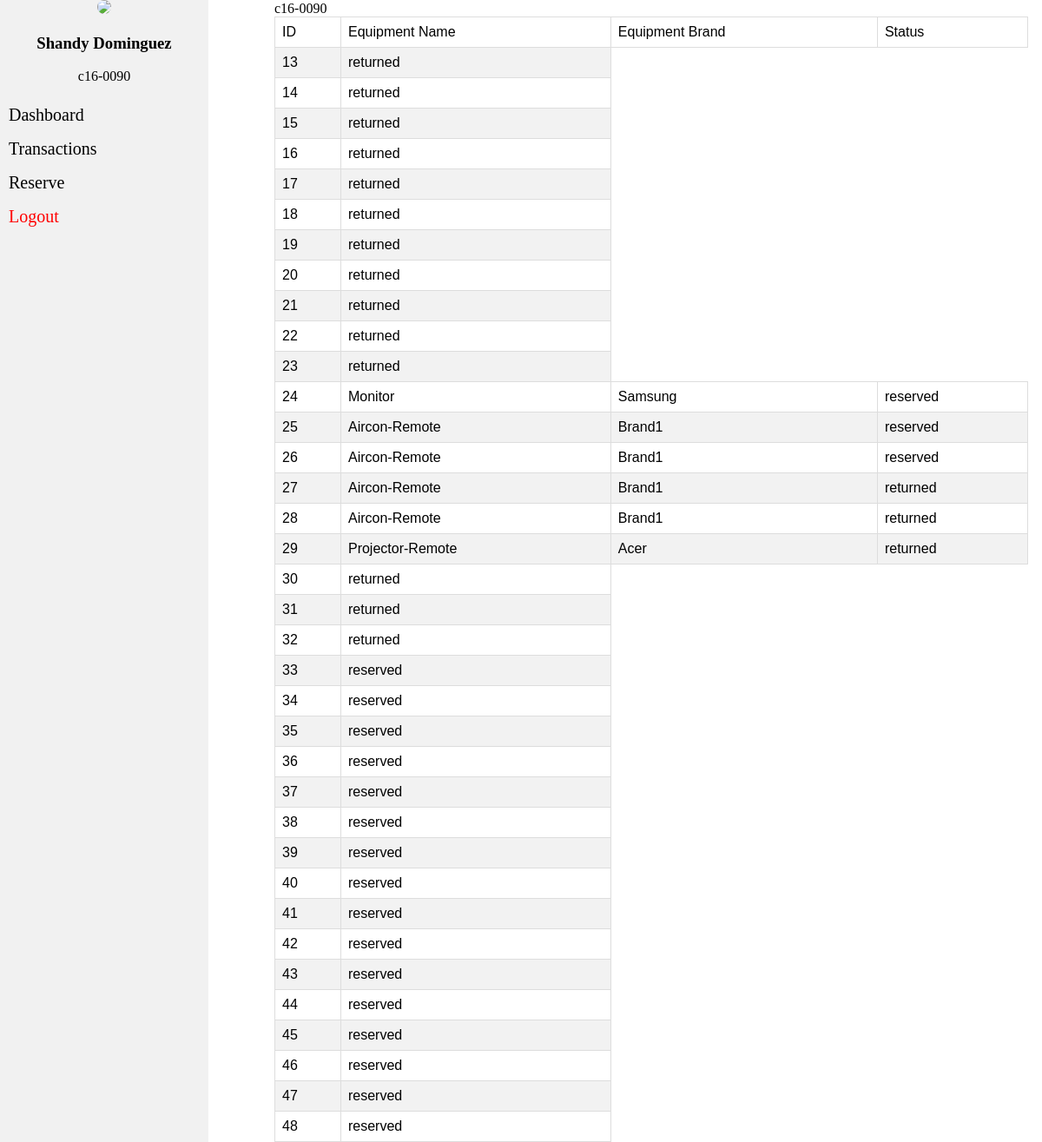
Screenshot of /reserve.php?open=transactions (signed in) with the database file from the repository.
### tables this page shows
CREATE TABLE `reserved` (
  `reservation_id` int(11) NOT NULL,
  `equipment_id` int(11) NOT NULL,
  `student_id` varchar(8) NOT NULL,
  `status` varchar(12) NOT NULL
);

CREATE TABLE `equipment` (
  `unit_id` int(11) NOT NULL,
  `unit_name` varchar(30) NOT NULL,
  `unit_brand` varchar(30) NOT NULL,
  `unit_count` int(11) NOT NULL
);

### includes/transactions.php (the view, shortened to what this page needs)
<table class="table">
	<tr>
		<td>ID</td>
		<td>Equipment Name</td>
		<td>Equipment Brand</td>
		<td>Status</td>
	</tr>
	<?php
		$sql = "SELECT * FROM reserved WHERE student_id='" . $_SESSION['row']['id_number'] . "'";
		$result = mysqli_query($conn, $sql);
		while($data1 = $result->fetch_assoc()){
			$sql1 = "SELECT * FROM equipment WHERE unit_id=" . $data1['equipment_id'];
			$result1 = mysqli_query($conn, $sql1);
			echo "<tr>";
			echo "<td>" . $data1['reservation_id'] . "</td>";
			while($data = $result1->fetch_assoc()){
				echo "<td>" . $data['unit_name'] . "</td>";
				echo "<td>" . $data['unit_brand'] . "</td>";
			}
			echo "<td>" . $data1['status'] . "</td>";
			echo "</tr>";
		}
	?>
</table>

### css/borrow-style.css (style rules this page uses)
body { margin: 0; }

### css/tables.css (style rules this page uses)
.table { font-family: "Trebuchet MS", Arial, Helvetica, sans-serif; border-collapse: collapse; height: 300px; width: 100%; }
.table td, .table th { border: 1px solid #ddd; padding: 8px; }
.table tr:nth-child(even) { background-color: #f2f2f2; }

### rows the page displays
reserved: reservation_id "13", status "returned"
reserved: reservation_id "14", status "returned"
reserved: reservation_id "15", status "returned"
reserved: reservation_id "16", status "returned"
reserved: reservation_id "17", status "returned"
reserved: reservation_id "18", status "returned"
reserved: reservation_id "19", status "returned"
reserved: reservation_id "20", status "returned"
reserved: reservation_id "21", status "returned"
reserved: reservation_id "22", status "returned"
reserved: reservation_id "23", status "returned"
reserved: reservation_id "24", status "reserved"
equipment: unit_name "Monitor", unit_brand "Samsung"
reserved: reservation_id "25", status "reserved"
equipment: unit_name "Aircon-Remote", unit_brand "Brand1"
reserved: reservation_id "26", status "reserved"
reserved: reservation_id "27", status "returned"
reserved: reservation_id "28", status "returned"
reserved: reservation_id "29", status "returned"
equipment: unit_name "Projector-Remote", unit_brand "Acer"
reserved: reservation_id "30", status "returned"
reserved: reservation_id "31", status "returned"
reserved: reservation_id "32", status "returned"
reserved: reservation_id "33", status "reserved"
reserved: reservation_id "34", status "reserved"
reserved: reservation_id "35", status "reserved"
reserved: reservation_id "36", status "reserved"
reserved: reservation_id "37", status "reserved"
reserved: reservation_id "38", status "reserved"
reserved: reservation_id "39", status "reserved"
reserved: reservation_id "40", status "reserved"
reserved: reservation_id "41", status "reserved"
reserved: reservation_id "42", status "reserved"
reserved: reservation_id "43", status "reserved"
reserved: reservation_id "44", status "reserved"
reserved: reservation_id "45", status "reserved"
reserved: reservation_id "46", status "reserved"
reserved: reservation_id "47", status "reserved"
reserved: reservation_id "48", status "reserved"

### other values shown
$_SESSION['row']['name'] "Shandy Dominguez"
$_SESSION['row']['id_number'] "c16-0090"
